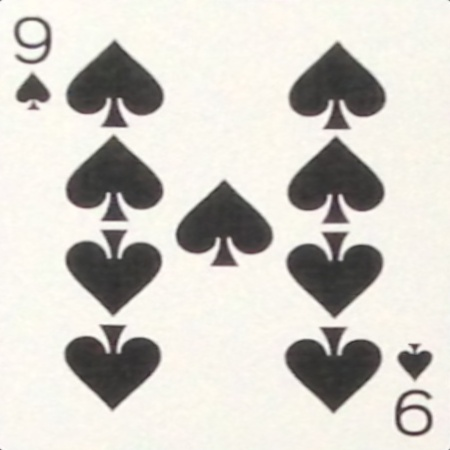
#> input picture 9S.jpg, 450 x 450 px
$ jupyter execute --allow-errors card24.ipynb   (older library calls are emulated)
#> lines starting #> are read from the running program, lines starting #| are printed output that depends on the picture; after the words box and inside, x2 and y2 are one past the last pixel; in counts of white or black regions, pixels touching at a corner belong together
[cell 1]
#!/usr/bin/python3
import sys
import numpy as np

import cv2
from post_24 import compute
import time
import csv

###############################################################################
# Utility code from
# http://git.io/vGi60A
# Thanks to author of the sudoku example for the wonderful blog posts!
###############################################################################

# [72 lines left out: functions rectify, preprocess, imgdiff, find_closest_card, getCards, not called in this run]

def get_training(
        training_labels_filename,
        training_image_filename,
        num_training_cards,
        avoid_cards=None):

    training = {}
    labels = {}

#  for line in file(training_labels_filename):
#    key, num, suit = line.strip().split()
#    labels[int(key)] = (num,suit)
    print("Reading training images")
    start_time = time.clock()
    with open(training_labels_filename, newline='') as fp:
        reader=csv.DictReader(fp,delimiter='\t')
        for i,row in enumerate(reader):
             key_ = str(row['Key'])
             num_ = str(row['Num'])
             suit_= str(row['Suit'])
             labels[int(key_)] = (num_, suit_)
    print("Done reading")
    print("--- %s seconds ---" % (time.clock() - start_time))
    fp.close()
    print("Training")
    start_time = time.clock()
    im = cv2.imread(training_image_filename)
    for i, c in enumerate(getCards(im, num_training_cards)):
#        cv2.imwrite(labels[i][0]+labels[i][1]+".jpg",c)
        if avoid_cards is None or (
                labels[i][0] not in avoid_cards[0] and labels[i][1] not in avoid_cards[1]):
            training[i] = (labels[i], preprocess(c))

    print("Done training!!!!!!!!!!")
    print("--- %s seconds ---" % (time.clock() - start_time))
    return training

#> (a cell that did not finish here is left out)

[cell 3]
# [33 lines left out: function run24, not called in this run]

#> (a cell that did not finish here is left out)

[cell 5]
img = cv2.imread("9S.jpg",0)
#> img: shape (450, 450); min 45, max 255, mean 205
#ret, thresh = cv2.threshold(img, 10, 255, cv2.THRESH_OTSU)

#print ("Threshold selected : ", ret)

(h, w) = img.shape[:2]
#> h = 450; w = 450
center = (w / 2, h / 2)
#> center = (225, 225)

# rotate the image by 180 degrees
M = cv2.getRotationMatrix2D(center, 180, 1.0)
rotated = cv2.warpAffine(img, M, (w, h))
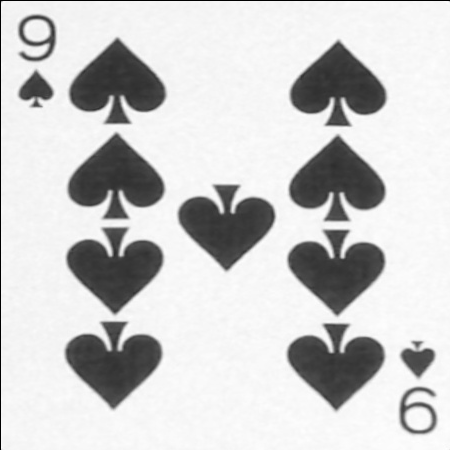
#> rotated: shape (450, 450); min 0, max 255, mean 203.9
cv2.imshow("rotated", rotated)
cv2.waitKey(0)
cv2.imshow("original",img)
cv2.waitKey(0)

#cv2.imshow(' ',thresh)
#cv2.waitKey(0)
cv2.destroyAllWindows()

[cell 6]
import pytesseract
import os
from PIL import Image, ImageEnhance, ImageFilter
im = Image.open("9S.jpg")
#im = Image.open("Screen1.png") # the second one
im = im.filter(ImageFilter.MedianFilter())
enhancer = ImageEnhance.Contrast(im)
im = enhancer.enhance(2)
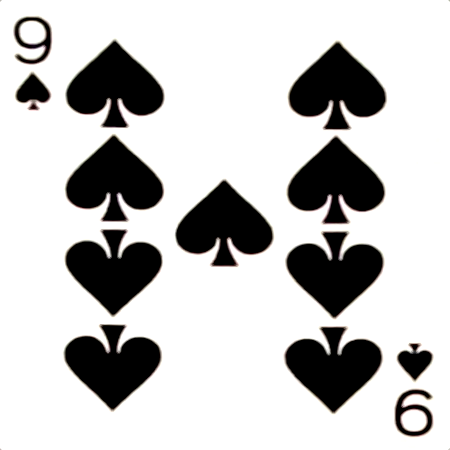
#> im: PIL image 450x450 RGB; mean R, G, B 196.9, 196.3, 195.9
im = im.convert('1')
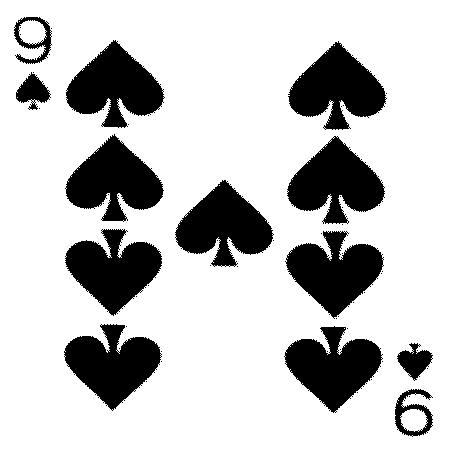
#> im: PIL image 450x450 1; 77.1% white; 61 black regions (48 under 20 px), largest, box (x1, y1, x2, y2) and area: (288, 41, 387, 130) 4916, (287, 136, 385, 224) 4898, (66, 40, 165, 128) 4875

cimg = im.crop((0, 0, 100, 70))
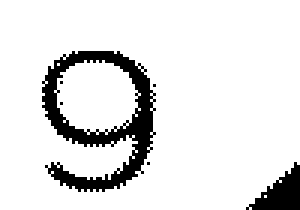
#> cimg: PIL image 100x70 1 (shown 3 times larger); 88.8% white; 6 black regions (4 under 20 px), largest, box (x1, y1, x2, y2) and area: (14, 17, 52, 64) 633, (82, 54, 100, 70) 148
cimg.show()
# [15 lines of commented-out code are left out]
#> (the rest of this cell did not finish here and is left out)

$ run again, with 10C.jpg copied over 9S.jpg
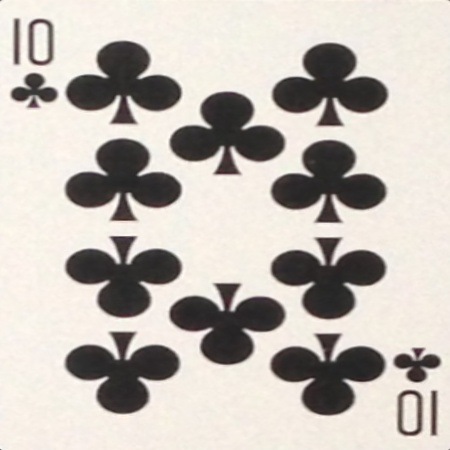
#> input picture 10C.jpg, 450 x 450 px
#> `im = im.convert('1')`:
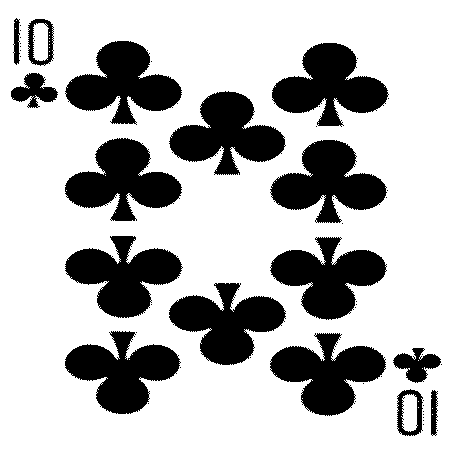
#> im: PIL image 450x450 1; 72.4% white; 60 black regions (44 under 20 px), largest, box (x1, y1, x2, y2) and area: (272, 43, 389, 127) 5345, (270, 140, 387, 223) 5302, (169, 91, 286, 175) 5299
#> `cimg = im.crop((0, 0, 100, 70))`:
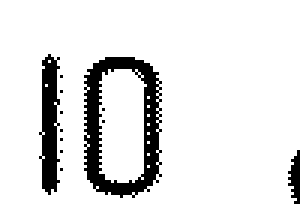
#> cimg: PIL image 100x70 1 (shown 3 times larger); 88.7% white; 12 black regions (9 under 20 px), largest, box (x1, y1, x2, y2) and area: (28, 19, 54, 66) 512, (13, 18, 20, 65) 225, (96, 50, 100, 68) 46
